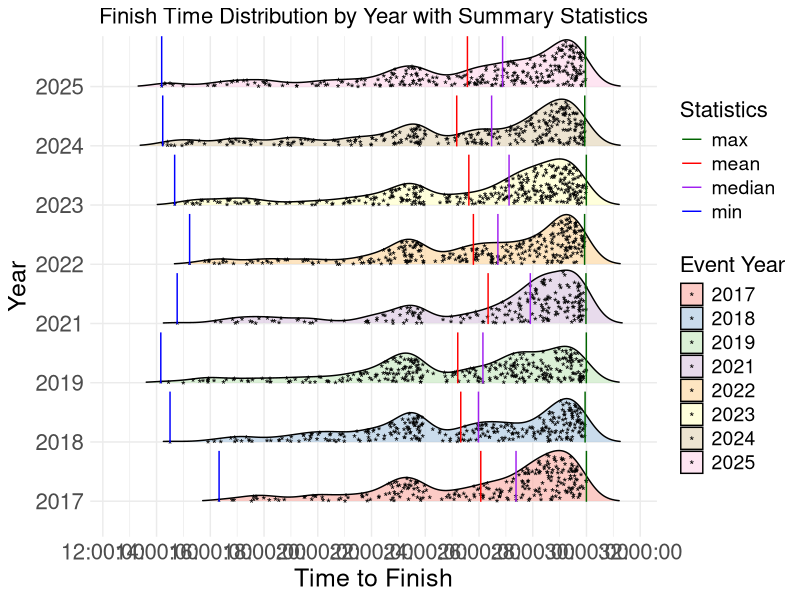

Write R code to recreate this figure.
###################################
library(readr)
library(ggplot2)
library(dplyr)
library(lubridate)
library(ggridges)
library(hms)
library(scales)
library(here)

# Read the CSV file
data <- read_csv(here("data","wser_split_data_2017_2025.csv")) %>% 
  select(year, time, age) %>% 
  mutate(
    result_type = case_when(
    time == "dnf" ~ "dnf",
    !is.na(time) & time < 24 ~ "silver",
    !is.na(time) & time >= 24 & time <= 30 ~ "bronze",
    TRUE ~ "other"
  )
) %>% 
  filter(result_type != "dnf") %>% 
# data <- read.csv("/home/drew/projects/r/test_wser_plot_data.csv") %>% 
  setNames(c("event_year","finish_time","runner_age","result_type")) %>% 
  select(event_year,finish_time) %>% 
  mutate(event_year = as.factor(event_year))  %>% 
  mutate(finish_time = lubridate::hms(finish_time))

# Create the base horizontal density plot
myplot <- ggplot(data, aes(x = finish_time, y = factor(event_year), fill = factor(event_year))) +
  geom_density_ridges(rel_min_height = 0.01,
                      jittered_points = TRUE,point_shape = '*', point_size = 3, point_alpha = 2, alpha = 0.7,
                      # rel_max_height = 0.1,
                      scale = 0.9, 
                      bandwidth = 2000) +
  scale_x_time(labels = function(x) format(x, "%H:%M:%S")) +
  scale_fill_brewer(palette = "Pastel1") +
  labs(
    title = "Distribution of Times by Year with Summary Statistics",
    x = "Time (HH:MM:SS)",
    y = "Year"
  ) +
  theme_minimal() +
  theme(legend.position = "none") 


# summary stats
# data <- read.csv("/home/drew/projects/r/test_wser_plot_data.csv") %>% 
#   setNames(c("event_year","finish_time","runner_age","result_type")) %>% 
#   select(event_year,finish_time) %>% 
#   mutate(event_year = as.factor(event_year)) 
data <- read_csv(here("data","wser_split_data_2017_2025.csv")) %>% 
  select(year, time, age) %>% 
  mutate(
    result_type = case_when(
      time == "dnf" ~ "dnf",
      !is.na(time) & time < 24 ~ "silver",
      !is.na(time) & time >= 24 & time <= 30 ~ "bronze",
      TRUE ~ "other"
    )
  ) %>% 
  filter(result_type != "dnf") %>% 
  # data <- read.csv("/home/drew/projects/r/test_wser_plot_data.csv") %>% 
  setNames(c("event_year","finish_time","runner_age","result_type")) %>% 
  select(event_year,finish_time) %>% 
  mutate(event_year = as.factor(event_year))

convert_to_hours <- function(time_str) {
  if (is.character(time_str)) {
    # Vectorized handling of DNF values
    result <- numeric(length(time_str))
    result[time_str == "dnf"] <- NA
    
    # Process non-DNF values
    non_dnf <- time_str != "dnf"
    if (any(non_dnf)) {
      parts <- strsplit(time_str[non_dnf], ":")
      hours <- sapply(parts, function(x) {
        if (length(x) == 3) {
          return(as.numeric(x[1]) + as.numeric(x[2])/60 + as.numeric(x[3])/3600)
        } else if (length(x) == 2) {
          return(as.numeric(x[1]) + as.numeric(x[2])/60)
        } else {
          return(NA)
        }
      })
      result[non_dnf] <- hours
    }
    return(result)
  }
  return(time_str)
}

data <- data %>% 
  mutate(
    finish_time = convert_to_hours(finish_time)
  ) 

summary_table <- data %>%
  group_by(event_year) %>%
  summarise(
    # finishers = n(),
    mean_time = as_hms(round(mean(finish_time, na.rm = TRUE) * 3600, 0)),
    median_time = as_hms(round(median(finish_time, na.rm = TRUE) * 3600, 0)),
    min_time = as_hms(round(min(finish_time, na.rm = TRUE) * 3600, 0)),
    max_time = as_hms(round(max(finish_time, na.rm = TRUE) * 3600, 0))
  )

# Reshape summary statistics to long format
summary_long <- tidyr::pivot_longer(
  summary_table,
  cols = c(min_time, mean_time, median_time, max_time),
  names_to = "stat_type",
  values_to = "time_value"
) %>%
  mutate(
    stat_type = gsub("_time$", "", stat_type),
    # y_min = as.numeric(factor(event_year)) - 0.45,
    # y_max = as.numeric(factor(event_year)) + 0.45
    y_min = as.numeric(factor(event_year)) - 0.01,
    y_max = as.numeric(factor(event_year)) + 0.85
  )

myplot +
  geom_segment(
    data = summary_long,
    aes(
      x = time_value,
      xend = time_value,
      y = y_min,
      yend = y_max,
      color = stat_type
    ),
    linetype = "solid",
    linewidth = 0.5
  ) +
  scale_x_time(
    labels = function(x) format(x, "%H:%M:%S"),
    breaks = date_breaks("2 hours"),
    minor_breaks = date_breaks("1 hour")
  ) +
  scale_fill_brewer(palette = "Pastel1") +
  scale_fill_brewer(
    palette = "Pastel1",
    name = "Event Year") +
  scale_color_manual(
    values = c("min" = "blue", "mean" = "red", "median" = "purple", "max" = "darkgreen"),
    name = "Statistics"
  ) +
  labs(
    title = "Finish Time Distribution by Year with Summary Statistics",
    x = "Time to Finish",
    y = "Year"
  ) +
  theme_minimal() +
  theme(
    axis.text = element_text(size = 16),
    axis.title = element_text(size = 18),
    legend.text = element_text(size = 14),
    legend.title = element_text(size = 16),
    plot.title = element_text(hjust = 0.5, size = 16) # Centering the title
  )
